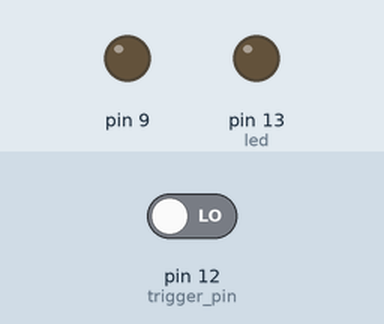
The sketch below on a simulated Arduino Uno, built with avr-gcc and run on an emulated ATmega328P. Shown: output pins drawn as LEDs (lit = HIGH). Inputs (shaded band) come from the test bench; at power-on: pin 12 (trigger_pin) LOW.

Above: at 1.2 s.
1.3 s: pin 12 (trigger_pin) driven HIGH
At 4.52 s:
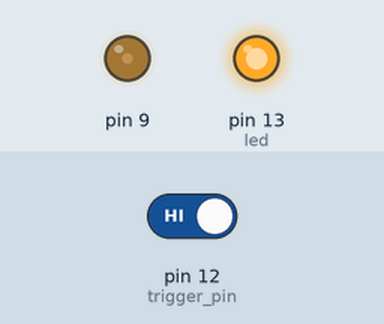
Timing chart, 0 to 9.0 s (numbered marks = the images above; inputs shaded):
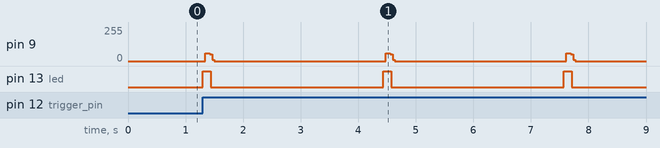

The sketch:

Sony_3_Second.ino
```cpp
#include <multiCameraIrControl.h>

Sony Nex(9);

int led = 13;
int trigger_pin = 12;
int trigger_state;
int trigger_positive_transition;

void setup(){
  pinMode(led, OUTPUT);
  pinMode(trigger_pin, INPUT);
}

void loop(){

  trigger_state = digitalRead(trigger_pin);

  if (trigger_state){

    digitalWrite(led, HIGH);
    Nex.shutterNow();
    digitalWrite(led, LOW);
    delay(3000);
  }


}
```

Measured:
- after the input at 1.3 s, pin 13 (led): alternates HIGH for 0.14 s and LOW for 3.0 s, starting at once
